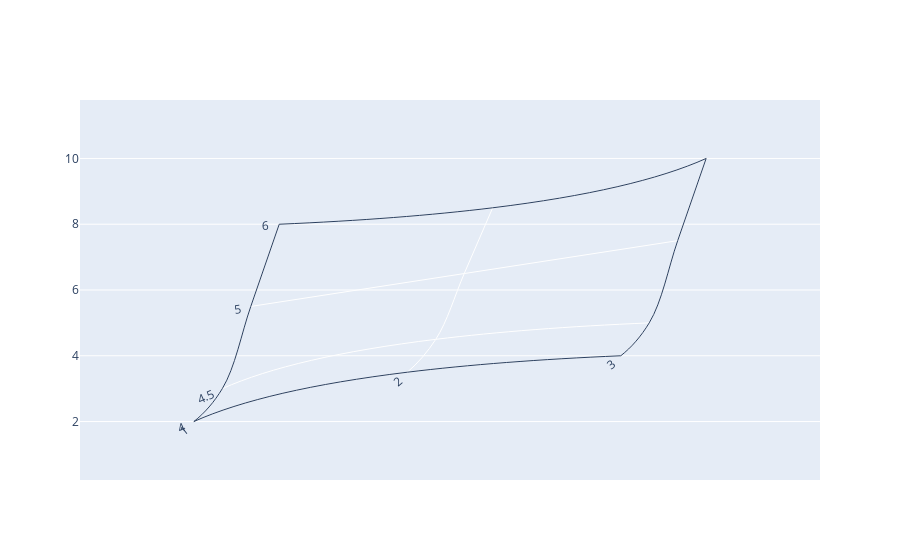

The cell this chart's notebook holds for it:
### Markdown cell above
<p>The layout of cheater plots is not unique and depends upon the <code>cheaterslope</code> and axis <code>cheatertype</code> parameters. If <code>x</code> is not specified, each row of the <code>x</code> array is constructed based on the the formula <code>a + cheaterslope * b</code>, where <code>a</code> and <code>b</code> are either the value or the integer index of <code>a</code> and <code>b</code> respectively, depending on the corresponding axis <code>cheatertype</code>. Although the layout of the axis below is different than the plots above, it represents the same data as the axes above.</p>

### Code cell
import plotly.graph_objects as go

fig = go.Figure(go.Carpet(
    a = [4, 4.5, 5, 6],
    b = [1, 2, 3],
    y = [[2, 3, 5.5, 8],
         [3.5, 4.5, 6.5, 8.5],
         [4, 5, 7.5, 10]],
    cheaterslope = -5,
    aaxis = dict(cheatertype = 'index'),
    baxis = dict(cheatertype = 'value')
))

fig.show()

### Figure 1 — Plotly figure (JSON) as saved in the notebook; plotly's stock layout.template omitted (floating-point values rounded to 4 significant figures)
{"data": [{"a": [4, 4.5, 5, 6], "aaxis": {"cheatertype": "index"}, "b": [1, 2, 3], "baxis": {"cheatertype": "value"}, "cheaterslope": -5, "type": "carpet", "y": [[2, 3, 5.5, 8], [3.5, 4.5, 6.5, 8.5], [4, 5, 7.5, 10]]}], "layout": {}}
